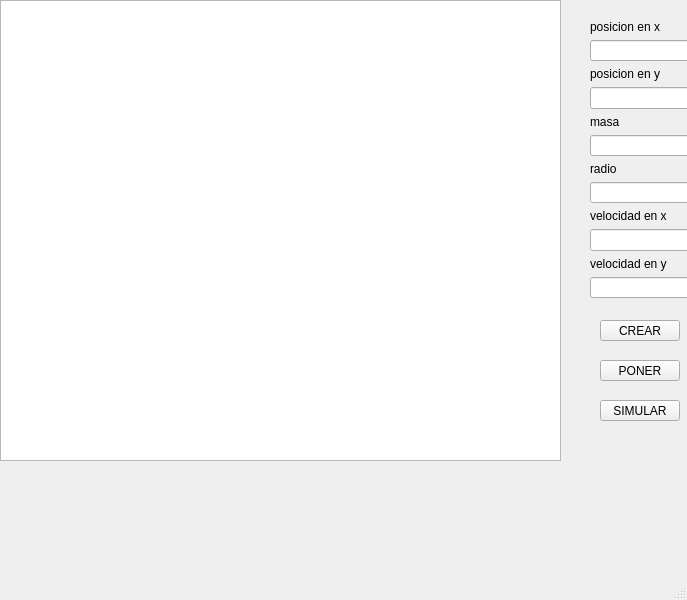
<?xml version="1.0" encoding="UTF-8"?>
<ui version="4.0">
 <class>MainWindow</class>
 <widget class="QMainWindow" name="MainWindow">
  <property name="geometry">
   <rect>
    <x>0</x>
    <y>0</y>
    <width>687</width>
    <height>600</height>
   </rect>
  </property>
  <property name="windowTitle">
   <string>MainWindow</string>
  </property>
  <widget class="QWidget" name="centralwidget">
   <widget class="QGraphicsView" name="graphicsView">
    <property name="geometry">
     <rect>
      <x>0</x>
      <y>0</y>
      <width>561</width>
      <height>461</height>
     </rect>
    </property>
   </widget>
   <widget class="QWidget" name="layoutWidget">
    <property name="geometry">
     <rect>
      <x>590</x>
      <y>20</y>
      <width>110</width>
      <height>278</height>
     </rect>
    </property>
    <layout class="QVBoxLayout" name="verticalLayout_2">
     <item>
      <widget class="QLabel" name="label_7">
       <property name="text">
        <string>posicion en x</string>
       </property>
      </widget>
     </item>
     <item>
      <widget class="QLineEdit" name="posx_2"/>
     </item>
     <item>
      <widget class="QLabel" name="label_8">
       <property name="text">
        <string>posicion en y</string>
       </property>
      </widget>
     </item>
     <item>
      <widget class="QLineEdit" name="posy_2"/>
     </item>
     <item>
      <widget class="QLabel" name="label_9">
       <property name="text">
        <string>masa</string>
       </property>
      </widget>
     </item>
     <item>
      <widget class="QLineEdit" name="mas_2"/>
     </item>
     <item>
      <widget class="QLabel" name="label_10">
       <property name="text">
        <string>radio</string>
       </property>
      </widget>
     </item>
     <item>
      <widget class="QLineEdit" name="redio_2"/>
     </item>
     <item>
      <widget class="QLabel" name="label_11">
       <property name="text">
        <string>velocidad en x</string>
       </property>
      </widget>
     </item>
     <item>
      <widget class="QLineEdit" name="velx_2"/>
     </item>
     <item>
      <widget class="QLabel" name="label_12">
       <property name="text">
        <string>velocidad en y</string>
       </property>
      </widget>
     </item>
     <item>
      <widget class="QLineEdit" name="vely_2">
       <property name="text">
        <string/>
       </property>
      </widget>
     </item>
    </layout>
   </widget>
   <widget class="QPushButton" name="btn_1">
    <property name="geometry">
     <rect>
      <x>600</x>
      <y>320</y>
      <width>80</width>
      <height>21</height>
     </rect>
    </property>
    <property name="text">
     <string>CREAR</string>
    </property>
   </widget>
   <widget class="QPushButton" name="btn_2">
    <property name="geometry">
     <rect>
      <x>600</x>
      <y>360</y>
      <width>80</width>
      <height>21</height>
     </rect>
    </property>
    <property name="text">
     <string>PONER</string>
    </property>
   </widget>
   <widget class="QPushButton" name="pushButton">
    <property name="geometry">
     <rect>
      <x>600</x>
      <y>400</y>
      <width>80</width>
      <height>21</height>
     </rect>
    </property>
    <property name="text">
     <string>SIMULAR</string>
    </property>
   </widget>
  </widget>
  <widget class="QMenuBar" name="menubar">
   <property name="geometry">
    <rect>
     <x>0</x>
     <y>0</y>
     <width>687</width>
     <height>20</height>
    </rect>
   </property>
  </widget>
  <widget class="QStatusBar" name="statusbar"/>
 </widget>
 <resources/>
 <connections/>
</ui>
